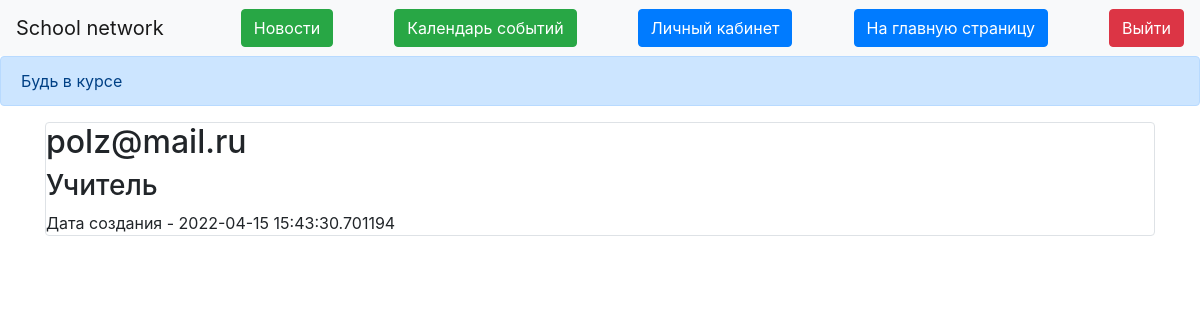
The app's page /user (signed in), older data.
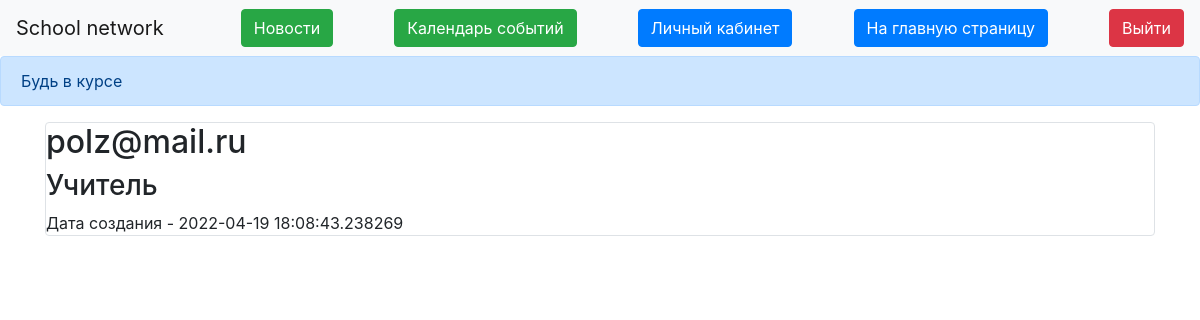
The same page, newer data.
### data/users.py (models this page shows, shortened)
class User(SqlAlchemyBase, UserMixin):
    __tablename__ = 'users'
    id = sqlalchemy.Column(sqlalchemy.Integer,
                           primary_key=True, autoincrement=True)
    name = sqlalchemy.Column(sqlalchemy.String, nullable=True)
    about = sqlalchemy.Column(sqlalchemy.String, nullable=True)
    email = sqlalchemy.Column(sqlalchemy.String,
                              index=True, unique=True, nullable=True)
    hashed_password = sqlalchemy.Column(sqlalchemy.String, nullable=True)
    created_date = sqlalchemy.Column(sqlalchemy.DateTime,
                                     default=datetime.datetime.now)
    is_teacher = sqlalchemy.Column(sqlalchemy.Boolean, default=True)
    news = orm.relation("News", back_populates='user')

### main.py (the view)
@app.route("/user")
def users():
    db_session.global_init("db/blogs.db")
    db_sess = db_session.create_session()
    user = db_sess.query(User).filter(User.id == current_user.id)
    return render_template("user.html", user=user)

### data/db_session.py (called while the page is built, shortened)
def global_init(db_file):
    global __factory
    if __factory:
        return

def create_session() -> Session:
    global __factory
    return __factory()

### main.py (called while the page is built)
@login_manager.user_loader
def load_user(user_id):
    db_sess = db_session.create_session()
    return db_sess.query(User).get(user_id)

### templates/user.html (shortened to what this page needs)
{% extends "base.html" %}
{% block content %}
{% for item in user%}
<div class="col-md6 border rounded">
    <h2>{{item.name}}</h2>
    <div>
        {%if item.is_teacher == True%}
        <h3>Учитель</h3>
        {%endif%}
        Дата cоздания - {{item.created_date}}
    </div>
</div>
{% endfor %}
{% endblock %}

Row changes from the older to the newer data that the page shows:
changed User "polz@mail.ru": created_date "2022-04-15 15:43:30.701194" → "2022-04-19 18:08:43.238269"
